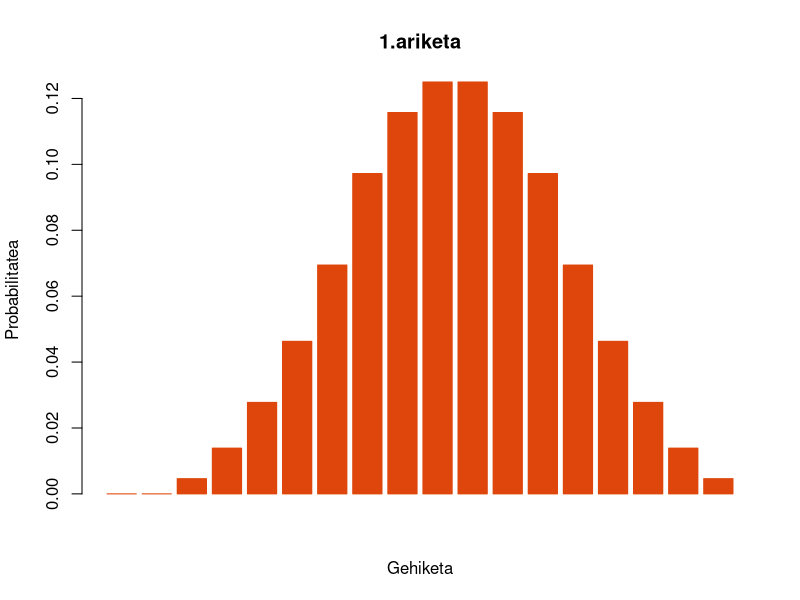
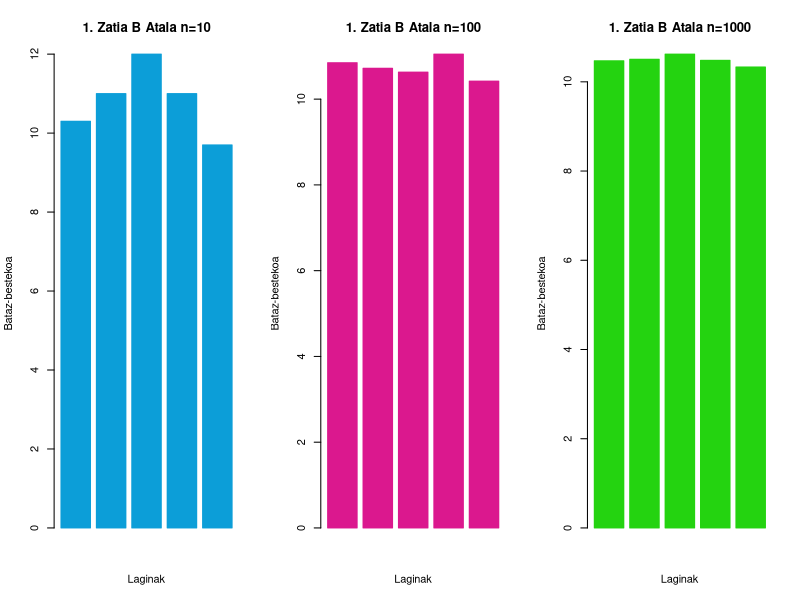
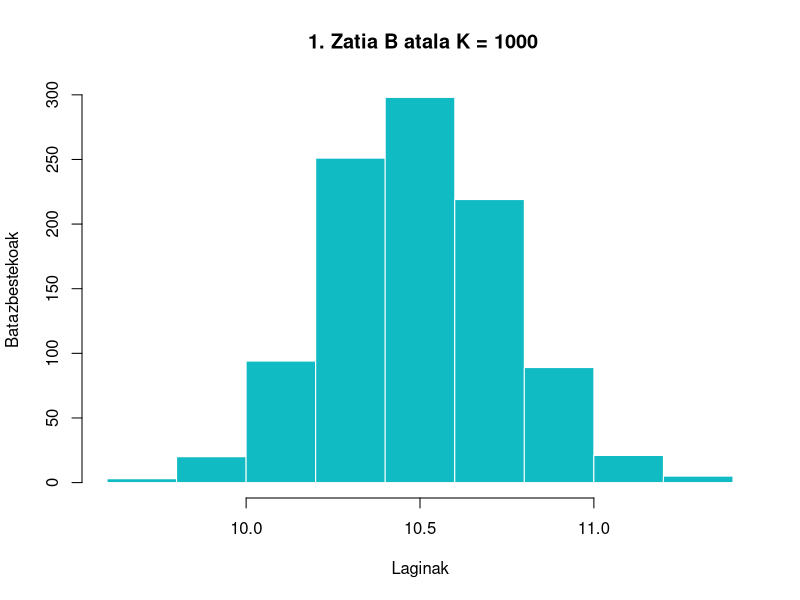

Write the R code that produced these figures, in order. (Note: this script raises an error after producing the figures.)
# ======================================================
#
#                           Lehenengo 
#                             Zatia
#
# ======================================================


# A azpiatala 
#---------------------------------------------------------------------------------------------------------------
# Testu ingurua: 

# Hiru dado botako ditugu eta X ≡‘hiru dadoen batura’ hartuko dugu.
# Datuak aztertu eta hurrengo konklusiora ailegatu gara:

# 3 dado bota eta gero haien harteko baturen konbinazio posibleak guztiak haue dira: 6*6*6 = 6^3 = 216

# Jakinda konbinazio posible guztiak goazen haien distribuzioa lortzera: 

num = 0
konbinazioBektorea = c(replicate(18,0))
for(dado1 in 1:6)
{
  for(dado2 in 1:6)
  {
    for(dado3 in 1:6)
    {
      num = dado1 + dado2 + dado3
      konbinazioBektorea[num] = konbinazioBektorea[num] + 1
    }
  }
}



probabilitateenBektorea = c()
probabilitateenBektorea = konbinazioBektorea/216
laginekoElementuKopurua = length(probabilitateenBektorea)
# Azalpena: bektorean zenbaki bakoitza ateratzeko probabilitatea gordeko da baina taula ulergarria izan dadin bakarrik konbinazio posibleak adierazten dira
# Lortutako konbinazio posibleak: ---------------------------------------------
  #  ----------
  #  | 1 |  0 |
  #  | --------
  #  | 2 |  0 |
  #  | --------
  #  | 3 |  1 |
  #  | --------
  #  | 4 |  3 |
  #  | --------
  #  | 5 |  6 |
  #  | --------
  #  | 6 |  10 |
  #  | --------
  #  | 7 |  15 |
  #  | --------
  #  | 8 |  21 |
  #  | --------
  #  | 9 |  25 |
  #  | --------
  #  | 10 |  27 |
  #  | --------
  #  | 11 |  27 |
  #  | --------
  #  | 12 |  25 |
  #  | --------
  #  | 13 |  21 |
  #  | --------
  #  | 14 |  15 |
  #  | --------
  #  | 15 |  10 |
  #  | --------
  #  | 16 |  6 |
  #  | --------
  #  | 17 |  3 |
  #  | --------
  #  | 18 |  1 |
  #  | --------
#-----------------------------------------------------------------------------

# Ikus dezakegu gure datuak banaketa normala jarraitzen dutela. 
# Zentzuzkoa baita, izan ere, zorizko aldagaien arteko batura azko egiten hari garelako.

# Irudikatu barra diagrama 
barplot(probabilitateenBektorea,
        main="1.ariketa",
        xlab="Gehiketa",
        ylab="Probabilitatea",
        col="#DF460C",
        border="#DF460C")


# sum() funtzioarekin errore bat dela eta aukeratuko dugu for baten bidez egitea.
itxaropena = 0 
for(i in 1:18)
{
  itxaropena = itxaropena + (i*probabilitateenBektorea[i])
}

# Bariantza kalkulatuko dugu:
# R-k kuasibariantza kalkulatzen duenez eskuz edo kodearen bidez kalkulatuko dugu.

bariantza = 0
batazBestekoa = mean(probabilitateenBektorea)
# kasu honetan sum funtzioak ez du errorerik ematen hori dela eta erbiliko dugu
bariantza = (1/laginekoElementuKopurua * (sum(probabilitateenBektorea^2))) - batazBestekoa^2




# B azpiatala 
#---------------------------------------------------------------------------------------------------------------
# Testu ingurua: 

# X zorizko aldagaiaren balioak simulatuko dituzu eta bertatik ateratako zorizko
# laginean eraikitako X¯ estatistikoaren lagin-banaketa nolakoa den aztertu.

# Ondoren, 3 dado n aldiz jakin batzuen jaurtiketa egingo dugu eta esperimentu bakoitzean lortutako emaitzen batez bestekoa kalkulatuko dugu. 
# Esperimentu hau 5 aldiz errepikatuko da, n: 10, 100 eta 1000rako balio desberdinak erabiliz.
# Esperimentu bakoitzaren datuak gordetzeko, 5 posizioko bektore bat erabiliko dugu, bat esperimentuaren errepikapen bakoitzerako. 
# Ondoren, datuak eta horiek ordezkatzen dituen grafiko bat erakutsiko dira.


# Simulaziekin hasi baino lehen argituko dugu runif() funtzioak 1 ,6 balioek sortuko dituela baina ez dira zehatzak izango, hau da,
# komarekin adieraziko dituela, hori dela eta, round() funtzioaren bidez borodilduko ditugu.





# --------------------------------------------- N = 10 ---------------------------------------------


n = 10
dadoSimulazio10 = c()


for(i in 1:5)
{
  laginenBatura = 0
  # 3 dadoen banaketa uniformeen batura
  for(j in 1:3)
  {
    lagina = runif(n, min = 1, max = 6)
    laginaBorobilduta = round(lagina)
    laginenBatura = laginenBatura + laginaBorobilduta
  }
  laginenBatazBestekoa = mean(laginenBatura)
  dadoSimulazio10[i] = laginenBatazBestekoa
}

# --------------------------------------------- N = 100 ---------------------------------------------


n = 100
dadoSimulazio100 = c()


for(i in 1:5)
{
  laginenBatura = 0
  # 3 dadoen banaketa uniformeen batura
  for(j in 1:3)
  {
    lagina = runif(n, min = 1, max = 6)
    laginaBorobilduta = round(lagina)
    laginenBatura = laginenBatura + laginaBorobilduta
  }
  laginenBatazBestekoa = mean(laginenBatura)
  dadoSimulazio100[i] = laginenBatazBestekoa
}


# --------------------------------------------- N = 1000 ---------------------------------------------


n = 1000
dadoSimulazio1000 = c()


for(i in 1:5)
{
  laginenBatura = 0
  # 3 dadoen banaketa uniformeen batura
  for(j in 1:3)
  {
    lagina = runif(n, min = 1, max = 6)
    laginaBorobilduta = round(lagina)
    laginenBatura = laginenBatura + laginaBorobilduta
  }
  laginenBatazBestekoa = mean(laginenBatura)
  dadoSimulazio1000[i] = laginenBatazBestekoa
}


# Hiru bektoreen emaitzak erakutziko ditugu barra diagrama batean haien portaera aztertzeko

par(mfrow=c(1,3))

barplot(dadoSimulazio10,
        main="1. Zatia B Atala n=10",
        xlab="Laginak",
        ylab="Bataz-bestekoa",
        col="#0C9ED8",
        border="#0C9ED8")


barplot(dadoSimulazio100,
        main="1. Zatia B Atala n=100",
        xlab="Laginak",
        ylab="Bataz-bestekoa",
        col="#DB188E",
        border="#DB188E")


barplot(dadoSimulazio1000,
        main="1. Zatia B Atala n=1000",
        xlab="Laginak",
        ylab="Bataz-bestekoa",
        col="#24D310",
        border="#24D310")

par(mfrow=c(1,1))

dadoSimulazio10
dadoSimulazio100
dadoSimulazio1000


# Grafikoei eta datuen portaerari erreparatuz gero, datu gehiago ditugun heinean, aurreko atalean kalkulatutako itxaropenaren antzeko balioak lortzen ditugu (10.5). 
# Horrek adierazten du laginetatik lortutako datuak fidagarriak direla.


# X-ren banaketa teorikoa kalkulatzeko, hiru dado 100 aldiz jaurtitzeko eta haren batez bestekoa 1000 aldiz kalkulatzeko esperimentua errepikatuko dugu. 
# Horretarako, batezbesteko bakoitza 1000 elementuko bektore batean gordeko dugu, bat esperimentu bakoitzeko. 
# Ondoren, banaketa histograma baten eta haren itxaropena markatuko duen lerro baten bidez erakutsiko dugu.

K = 1000
n = 100
dadoLagina1000 = c()
for(i in 1:K)
{
  laginenBatura = 0 
  for(j in 1:3)
  {
    lagina = runif(n, min = 1, max = 6)
    laginaBorobilduta = round(lagina)
    laginenBatura = laginenBatura + laginaBorobilduta
  }
  laginarenBatazBestekoa = mean(laginenBatura)
  dadoLagina1000[i] = laginarenBatazBestekoa
}

# histograma irudikatu 

hist(dadoLagina1000, 
        main=" 1. Zatia B atala K = 1000",
        xlab= "Laginak",
        ylab= "Batazbestekoak",
        col= "#11BBC3",
        border = "#ffffff")


# ======================================================
#
#                           Bigarren 
#                            Zatia
#
# ======================================================


# 1 atala

setwd("C:/Users/urtat/OneDrive/Escritorio/EMI Proiektua Urtats Berrocal")
# datuak irakurri 
datuak = read.table("datuak.csv", header =TRUE)
# 100 m probaren emaitzak eskuratu
emaitzak100m = datuak$X100m
sortedEmaitzak100m = sort(emaitzak100m)
# Aldagai jarraituak dauzkagu 

laginTamaina = length(sortedEmaitzak100m)


# chi-karratua ondo amoldatuko da kasu honetara

# Bataz bestekoa

batazbesteko100m = mean(sortedEmaitzak100m)

# mediana 

mediana100m = sortedEmaitzak100m[round(laginTamaina / 2)]

# Azkarrena 

motelena = sortedEmaitzak100m[laginTamaina]
motelenaID = match(azkarrena, emaitzak100m)

# Azkarrena 

azkarrena = sortedEmaitzak100m[1]
azkarrenaID = match(motelena, emaitzak100m)

# Kuartilak 

Q1 = sortedEmaitzak100m[ round(laginTamaina * 0.25)]
Q2 = sortedEmaitzak100m[ round(laginTamaina * 0.50)]
Q3 = sortedEmaitzak100m[ round(laginTamaina * 0.75)]

# Erregela enpirikoa tresna baliagarria da datu-banaketaren mediana kalkulatzeko, haren ausazko lagin batean oinarrituta. 
# Hala ere, arau hau soilik aplikatzen da datuen banaketak kanpai forma duenean, banaketa normala bezala. 
# Datuen banaketak forma hori ez badu, banaketa txi-karratu baten kasuan bezala, erregela enpirikoa ez da aplikatzen eta beste teknika batzuk datuen mediana kalkulatzeko erabili behar dira. 
# Beraz, kasu honetan, ezin dugu arau enpirikoa aplikatu, datuen banaketak ez baititu betetzen hura aplikatzeko beharrezko baldintzak.


# 2 atala

luzeraJausia = datuak$LuzeraJauzia
PisuJaurtiketa = datuak$PisuJaurtiketa
AltueraJauzia = datuak$AltueraJauzia
X400m = datuak$X400m
X110mHesi = datuak$X110mHesi
DiskoJaurtiketa = datuak$DiskoJaurtiketa
PertikaJausia = datuak$PertikaJauzia
Xabalina = datuak$Xabalina
X1500m = datuak$X1500m



plot(emaitzak100m, col = "red")
par(new=TRUE)
plot(luzeraJausia, col= "blue")
plot(emaitzak100m, col = "red")
par(new=TRUE)
plot(PisuJaurtiketa, col= "blue")
plot(emaitzak100m, col = "red")
par(new=TRUE)
plot(AltueraJauzia, col= "blue")
plot(emaitzak100m, col = "red")
par(new=TRUE)
plot(X400m, col= "blue")
plot(emaitzak100m, col = "red")
par(new=TRUE)
plot(X110mHesi, col= "blue")
plot(emaitzak100m, col = "red")
par(new=TRUE)
plot(DiskoJaurtiketa, col= "blue")
plot(emaitzak100m, col = "red")
par(new=TRUE)
plot(PertikaJausia, col= "blue")
plot(emaitzak100m, col = "red")
par(new=TRUE)
plot(Xabalina, col= "blue")
plot(emaitzak100m, col = "red")
par(new=TRUE)
plot(X1500m, col= "blue")
par(mfrow=c(1,1))



# grafikoei ikusita dirudi ez dagoela korrelaziorik

# Bakoitzarekiko correlazio bilatuko dugu
korrelazioBektorea = c(cor(emaitzak100m,luzeraJausia),
                       cor(emaitzak100m,PisuJaurtiketa),
                       cor(emaitzak100m,AltueraJauzia),
                       cor(emaitzak100m,X400m),
                       cor(emaitzak100m,X110mHesi),
                       cor(emaitzak100m,DiskoJaurtiketa),
                       cor(emaitzak100m,PertikaJausia),
                       cor(emaitzak100m,Xabalina),
                       cor(emaitzak100m,X1500m))

korrelazioBektorea

# Diruedinez  korrikarekin erlazioa daukaten probak korrelazio handiago bat dago, bestalde besteekin ya es dago erlazioa edo erlazio negatiboa dago
# datuak gorde data frame batean 
dataframe = data.frame(x = emaitzak100m, y = luzeraJausia)
# errregrezio zuzena kalkulatu
erregrezioZuzena = lm(y ~ x^2, data = dataframe)
# erregrezio zuzenetik 10.5 balioa aztertu
predict(erregrezioZuzena, newdata = data.frame(x=10.5))
# Puntu hodeia eta erregrezio zuzena marraztu
plot( dataframe$x, dataframe$y, xlab='x100m', ylab='LuzeeraJauzia')
abline(erregrezioZuzena, col="red")



#Determinazio koefizientea

luzeraJausiaBB = mean(luzeraJausia)
SYY = sum((luzeraJausia-luzeraJausiaBB)^2)
SSreg = sum((fitted(erregrezioZuzena) - luzeraJausiaBB)^2)
determinazioKoefizientea = (SSreg/SYY)

# ======================================================
#
#                           Hirugarren 
#                            Zatia
#
# ======================================================


# Konfiantza tartea kalkulatu 

ItxaropenTarteaEzOsoa = qchisq(0.975, df = 5 ,  lower.tail = TRUE , log.p = FALSE )
KenduBeharrrekoa = qchisq(0.025, df = 5 ,  lower.tail = TRUE , log.p = FALSE )
ItxaropenTartea = ItxaropenTarteaEzOsoa - KenduBeharrrekoa
